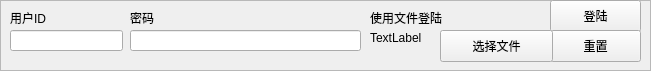
   <widget class="QFrame" name="loginFrame">
    <property name="geometry">
     <rect>
      <x>10</x>
      <y>10</y>
      <width>651</width>
      <height>71</height>
     </rect>
    </property>
    <property name="frameShape">
     <enum>QFrame::StyledPanel</enum>
    </property>
    <property name="frameShadow">
     <enum>QFrame::Raised</enum>
    </property>
    <widget class="QPushButton" name="login_frame_login">
     <property name="geometry">
      <rect>
       <x>550</x>
       <y>0</y>
       <width>91</width>
       <height>32</height>
      </rect>
     </property>
     <property name="text">
      <string>登陆</string>
     </property>
    </widget>
    <widget class="QPushButton" name="login_frame_reset">
     <property name="geometry">
      <rect>
       <x>550</x>
       <y>30</y>
       <width>91</width>
       <height>32</height>
      </rect>
     </property>
     <property name="text">
      <string>重置</string>
     </property>
    </widget>
    <widget class="QLineEdit" name="login_frame_id">
     <property name="geometry">
      <rect>
       <x>10</x>
       <y>30</y>
       <width>113</width>
       <height>21</height>
      </rect>
     </property>
     <property name="inputMask">
      <string>0000000</string>
     </property>
     <property name="echoMode">
      <enum>QLineEdit::Normal</enum>
     </property>
    </widget>
    <widget class="QLineEdit" name="login_frame_word">
     <property name="geometry">
      <rect>
       <x>130</x>
       <y>30</y>
       <width>231</width>
       <height>21</height>
      </rect>
     </property>
     <property name="echoMode">
      <enum>QLineEdit::Password</enum>
     </property>
    </widget>
    <widget class="QLabel" name="label">
     <property name="geometry">
      <rect>
       <x>10</x>
       <y>10</y>
       <width>60</width>
       <height>16</height>
      </rect>
     </property>
     <property name="text">
      <string>用户ID</string>
     </property>
    </widget>
    <widget class="QLabel" name="label_2">
     <property name="geometry">
      <rect>
       <x>130</x>
       <y>10</y>
       <width>60</width>
       <height>16</height>
      </rect>
     </property>
     <property name="text">
      <string>密码</string>
     </property>
    </widget>
    <widget class="QLabel" name="label_26">
     <property name="geometry">
      <rect>
       <x>370</x>
       <y>10</y>
       <width>81</width>
       <height>16</height>
      </rect>
     </property>
     <property name="text">
      <string>使用文件登陆</string>
     </property>
    </widget>
    <widget class="QLabel" name="label_35">
     <property name="geometry">
      <rect>
       <x>370</x>
       <y>30</y>
       <width>60</width>
       <height>16</height>
      </rect>
     </property>
     <property name="text">
      <string>TextLabel</string>
     </property>
    </widget>
    <widget class="QPushButton" name="pushButton_3">
     <property name="geometry">
      <rect>
       <x>440</x>
       <y>30</y>
       <width>113</width>
       <height>32</height>
      </rect>
     </property>
     <property name="text">
      <string>选择文件</string>
     </property>
    </widget>
   </widget>
